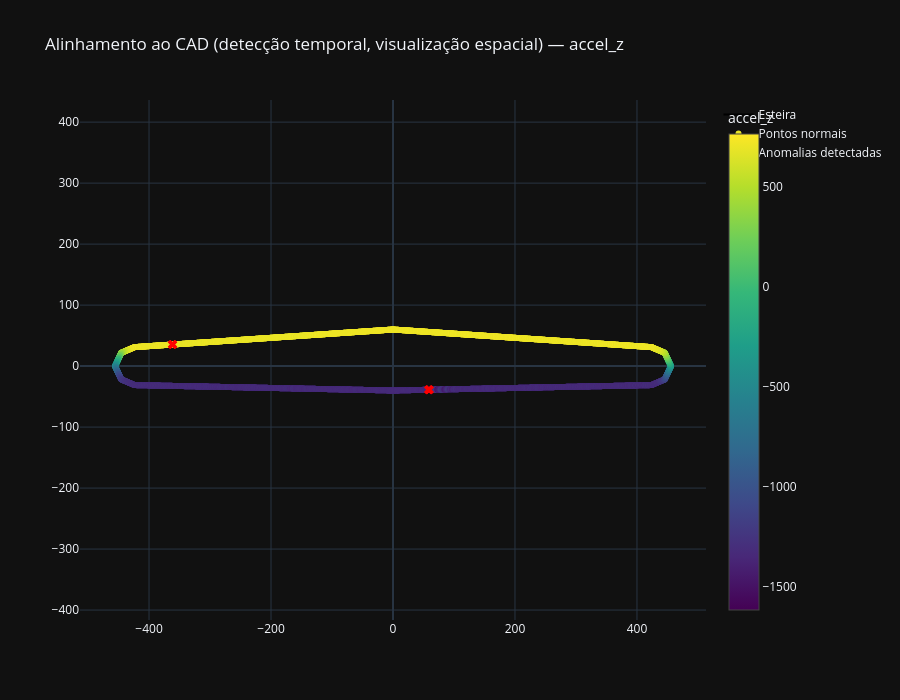

The code cell stored with this chart in its notebook:
### Code cell
col = "accel_z"
k = 3

mean_col = f"aligned_mean_{col}"
std_col  = f"aligned_std_{col}"


anomalia_aligned_values = df_anomalia_alinhado[:, 0]

anomaly_mask_temporal = (
    (anomalia_aligned_values > df_base[mean_col].values + k*df_base[std_col].values) |
    (anomalia_aligned_values < df_base[mean_col].values - k*df_base[std_col].values)
)

print(f"{anomaly_mask_temporal.sum()} anomalias detectadas para {col} (temporal, k={k})")


filtered_mask = np.zeros_like(anomaly_mask_temporal, dtype=bool)
consecutive_count = 0
start_idx = None

ConAn = 3

for i in range(len(anomaly_mask_temporal)):
    if anomaly_mask_temporal[i]:
        if consecutive_count == 0:
            start_idx = i
        consecutive_count += 1
    else:
        if consecutive_count >=ConAn:
            filtered_mask[start_idx:i] = True
        consecutive_count = 0


if consecutive_count >= 5:
    filtered_mask[start_idx:] = True

anomaly_mask_spatial = np.roll(filtered_mask, offset)

x_points = interpolated_points_ref[:, 0]
y_points = interpolated_points_ref[:, 1]
color_values = np.roll(anomalia_aligned_values, offset)

print(f"{filtered_mask.sum()} anomalias detectadas (sequências de pelo menos {ConAn})")

fig = go.Figure()


fig.add_trace(go.Scatter(
    x=conveyor_path[:, 0],
    y=conveyor_path[:, 1],
    mode='lines',
    line=dict(color='black', width=2),
    name='Esteira'
))


fig.add_trace(go.Scatter(
    x=x_points[~anomaly_mask_spatial],
    y=y_points[~anomaly_mask_spatial],
    mode='markers',
    marker=dict(
        size=6,
        color=color_values[~anomaly_mask_spatial],
        colorscale='Viridis',
        showscale=True,
        colorbar=dict(title="accel_z"),
    ),
    name='Pontos normais',
    hoverinfo='skip'
))


fig.add_trace(go.Scatter(
    x=x_points[anomaly_mask_spatial],
    y=y_points[anomaly_mask_spatial],
    mode='markers',
    marker=dict(color='red', size=8, symbol='x'),
    name='Anomalias detectadas',
    hoverinfo='skip'
))

fig.update_layout(
    title=f"Alinhamento ao CAD (detecção temporal, visualização espacial) — {col}",
    yaxis_scaleanchor="x",
    yaxis_scaleratio=1,
    showlegend=True,
    width=900,
    height=700,
    template="plotly_dark"
)

fig.show()

### Figure 1 — Plotly figure (JSON) as saved in the notebook; plotly's stock layout.template omitted (floating-point values rounded to 4 significant figures; data arrays with more than 128 entries replaced by an {"elided": "..."} marker saying what was removed)
{"data": [{"line": {"color": "black", "width": 2}, "mode": "lines", "name": "Esteira", "type": "scatter", "x": [423.6, 0, -423.6, -445.6, -455.7, -445.6, -423.6, 0, 423.6, 445.6, 455.7, 445.6, 423.6], "y": [31.14, 60, 31.14, 21.79, 0, -21.79, -31.14, -40, -31.14, -21.79, 0, 21.79, 31.14]}, {"hoverinfo": "skip", "marker": {"color": {"elided": "3850 int values"}, "colorbar": {"title": {"text": "accel_z"}}, "colorscale": [[0, "#440154"], [0.1111, "#482878"], [0.2222, "#3e4989"], [0.3333, "#31688e"], [0.4444, "#26828e"], [0.5556, "#1f9e89"], [0.6667, "#35b779"], [0.7778, "#6ece58"], [0.8889, "#b5de2b"], [1, "#fde725"]], "showscale": true, "size": 6}, "mode": "markers", "name": "Pontos normais", "type": "scatter", "x": {"elided": "3850 float values"}, "y": {"elided": "3850 float values"}}, {"hoverinfo": "skip", "marker": {"color": "red", "size": 8, "symbol": "x"}, "mode": "markers", "name": "Anomalias detectadas", "type": "scatter", "x": [-361.0, -361.5, -362.0, 58.23, 58.72, 59.21, 59.7], "y": [35.4, 35.37, 35.33, -38.78, -38.77, -38.76, -38.75]}], "layout": {"height": 700, "showlegend": true, "title": {"text": "Alinhamento ao CAD (detecção temporal, visualização espacial) — accel_z"}, "width": 900, "yaxis": {"scaleanchor": "x", "scaleratio": 1}}}
